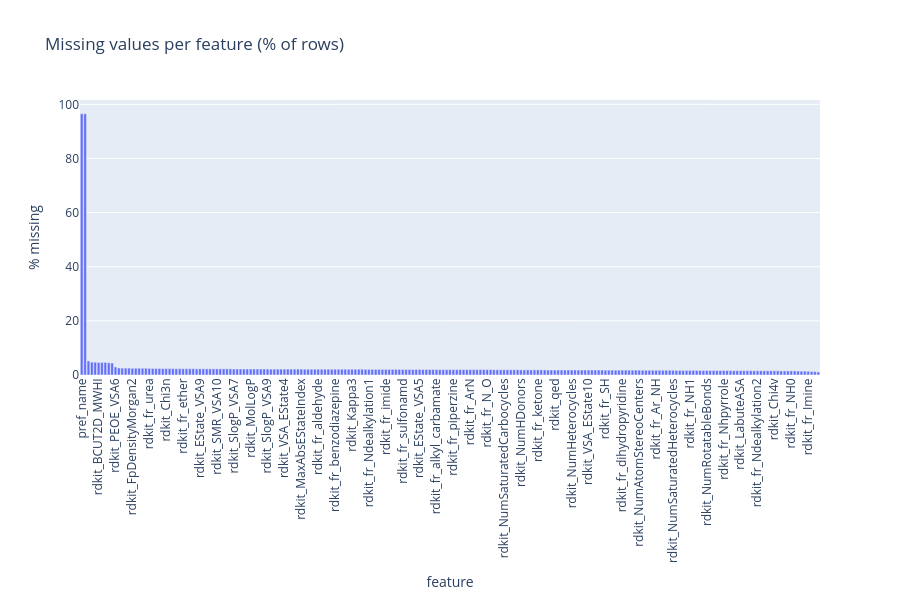

The cell this chart's notebook holds for it:
### Code cell
na_pct = (test.isna().mean() * 100).sort_values(ascending=False)
na_pct = na_pct[na_pct > 0]

fig = px.bar(x=na_pct.index, y=na_pct.values,
             labels={"x": "feature", "y": "% missing"},
             title="Missing values per feature (% of rows)")
fig.update_layout(xaxis_tickangle=-90, height=600)
fig.show()

### Figure 1 — Plotly figure (JSON) as saved in the notebook; plotly's stock layout.template omitted (floating-point values rounded to 4 significant figures; data arrays with more than 128 entries replaced by an {"elided": "..."} marker saying what was removed)
{"data": [{"hovertemplate": "feature=%{x}<br>% missing=%{y}<extra></extra>", "legendgroup": "", "marker": {"color": "#636efa", "pattern": {"shape": ""}}, "name": "", "orientation": "v", "showlegend": false, "textposition": "auto", "type": "bar", "x": {"elided": "219 str values"}, "xaxis": "x", "y": {"elided": "219 float values"}, "yaxis": "y"}], "layout": {"barmode": "relative", "height": 600, "legend": {"tracegroupgap": 0}, "title": {"text": "Missing values per feature (% of rows)"}, "xaxis": {"anchor": "y", "domain": [0, 1], "tickangle": -90, "title": {"text": "feature"}}, "yaxis": {"anchor": "x", "domain": [0, 1], "title": {"text": "% missing"}}}}
